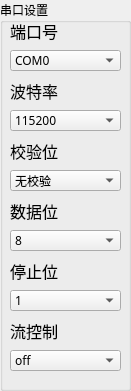
   <widget class="QGroupBox" name="PortSettingsGB">
    <property name="geometry">
     <rect>
      <x>0</x>
      <y>0</y>
      <width>131</width>
      <height>391</height>
     </rect>
    </property>
    <property name="font">
     <font>
      <family>微软雅黑</family>
     </font>
    </property>
    <property name="title">
     <string>串口设置</string>
    </property>
    <widget class="QComboBox" name="FlowCtrlCB">
     <property name="geometry">
      <rect>
       <x>10</x>
       <y>350</y>
       <width>111</width>
       <height>21</height>
      </rect>
     </property>
     <property name="statusTip">
      <string>Select flowctrl</string>
     </property>
     <item>
      <property name="text">
       <string>off</string>
      </property>
     </item>
     <item>
      <property name="text">
       <string>hardware</string>
      </property>
     </item>
     <item>
      <property name="text">
       <string>xonxoff</string>
      </property>
     </item>
    </widget>
    <widget class="QLabel" name="FlowCtrlLabel">
     <property name="geometry">
      <rect>
       <x>10</x>
       <y>320</y>
       <width>54</width>
       <height>21</height>
      </rect>
     </property>
     <property name="font">
      <font>
       <family>微软雅黑</family>
       <pointsize>12</pointsize>
      </font>
     </property>
     <property name="text">
      <string>流控制</string>
     </property>
    </widget>
    <widget class="QLabel" name="StopBitsLabel">
     <property name="geometry">
      <rect>
       <x>10</x>
       <y>260</y>
       <width>54</width>
       <height>21</height>
      </rect>
     </property>
     <property name="font">
      <font>
       <family>微软雅黑</family>
       <pointsize>12</pointsize>
      </font>
     </property>
     <property name="text">
      <string>停止位</string>
     </property>
    </widget>
    <widget class="QComboBox" name="DataBitsCB">
     <property name="geometry">
      <rect>
       <x>10</x>
       <y>230</y>
       <width>111</width>
       <height>21</height>
      </rect>
     </property>
     <property name="statusTip">
      <string>Select databits</string>
     </property>
     <item>
      <property name="text">
       <string>8</string>
      </property>
     </item>
     <item>
      <property name="text">
       <string>7</string>
      </property>
     </item>
     <item>
      <property name="text">
       <string>6</string>
      </property>
     </item>
     <item>
      <property name="text">
       <string>5</string>
      </property>
     </item>
    </widget>
    <widget class="QComboBox" name="StopBitsCB">
     <property name="geometry">
      <rect>
       <x>10</x>
       <y>290</y>
       <width>111</width>
       <height>21</height>
      </rect>
     </property>
     <property name="statusTip">
      <string>Select stopbits</string>
     </property>
     <item>
      <property name="text">
       <string>1</string>
      </property>
     </item>
     <item>
      <property name="text">
       <string>1.5</string>
      </property>
     </item>
     <item>
      <property name="text">
       <string>2</string>
      </property>
     </item>
    </widget>
    <widget class="QLabel" name="DataBitsLabel">
     <property name="geometry">
      <rect>
       <x>10</x>
       <y>200</y>
       <width>54</width>
       <height>21</height>
      </rect>
     </property>
     <property name="font">
      <font>
       <family>微软雅黑</family>
       <pointsize>12</pointsize>
      </font>
     </property>
     <property name="text">
      <string>数据位</string>
     </property>
    </widget>
    <widget class="QLabel" name="ParityLabel">
     <property name="geometry">
      <rect>
       <x>10</x>
       <y>140</y>
       <width>54</width>
       <height>21</height>
      </rect>
     </property>
     <property name="font">
      <font>
       <family>微软雅黑</family>
       <pointsize>12</pointsize>
      </font>
     </property>
     <property name="text">
      <string>校验位</string>
     </property>
    </widget>
    <widget class="QComboBox" name="ParityCB">
     <property name="geometry">
      <rect>
       <x>10</x>
       <y>170</y>
       <width>111</width>
       <height>21</height>
      </rect>
     </property>
     <property name="statusTip">
      <string>Select parity</string>
     </property>
     <item>
      <property name="text">
       <string>无校验</string>
      </property>
     </item>
     <item>
      <property name="text">
       <string>奇校验</string>
      </property>
     </item>
     <item>
      <property name="text">
       <string>偶校验</string>
      </property>
     </item>
    </widget>
    <widget class="QComboBox" name="BAUDCB">
     <property name="geometry">
      <rect>
       <x>10</x>
       <y>110</y>
       <width>111</width>
       <height>21</height>
      </rect>
     </property>
     <property name="statusTip">
      <string>Select baudrate</string>
     </property>
     <item>
      <property name="text">
       <string>115200</string>
      </property>
     </item>
     <item>
      <property name="text">
       <string>57600</string>
      </property>
     </item>
     <item>
      <property name="text">
       <string>38400</string>
      </property>
     </item>
     <item>
      <property name="text">
       <string>19200</string>
      </property>
     </item>
     <item>
      <property name="text">
       <string>9600</string>
      </property>
     </item>
     <item>
      <property name="text">
       <string>4800</string>
      </property>
     </item>
     <item>
      <property name="text">
       <string>2400</string>
      </property>
     </item>
     <item>
      <property name="text">
       <string>1200</string>
      </property>
     </item>
    </widget>
    <widget class="QLabel" name="BaudLabel">
     <property name="geometry">
      <rect>
       <x>10</x>
       <y>80</y>
       <width>54</width>
       <height>21</height>
      </rect>
     </property>
     <property name="font">
      <font>
       <family>微软雅黑</family>
       <pointsize>12</pointsize>
      </font>
     </property>
     <property name="text">
      <string>波特率</string>
     </property>
    </widget>
    <widget class="QLabel" name="COMLabel">
     <property name="geometry">
      <rect>
       <x>10</x>
       <y>20</y>
       <width>54</width>
       <height>21</height>
      </rect>
     </property>
     <property name="font">
      <font>
       <family>微软雅黑</family>
       <pointsize>12</pointsize>
      </font>
     </property>
     <property name="text">
      <string>端口号</string>
     </property>
    </widget>
    <widget class="QComboBox" name="COMCB">
     <property name="geometry">
      <rect>
       <x>10</x>
       <y>50</y>
       <width>111</width>
       <height>21</height>
      </rect>
     </property>
     <property name="statusTip">
      <string>Select port </string>
     </property>
     <item>
      <property name="text">
       <string>COM0</string>
      </property>
     </item>
     <item>
      <property name="text">
       <string>COM1</string>
      </property>
     </item>
     <item>
      <property name="text">
       <string>COM2</string>
      </property>
     </item>
     <item>
      <property name="text">
       <string>COM3</string>
      </property>
     </item>
     <item>
      <property name="text">
       <string>COM4</string>
      </property>
     </item>
     <item>
      <property name="text">
       <string>COM5</string>
      </property>
     </item>
     <item>
      <property name="text">
       <string>COM6</string>
      </property>
     </item>
     <item>
      <property name="text">
       <string>COM7</string>
      </property>
     </item>
     <item>
      <property name="text">
       <string>COM8</string>
      </property>
     </item>
     <item>
      <property name="text">
       <string>COM9</string>
      </property>
     </item>
     <item>
      <property name="text">
       <string>COM10</string>
      </property>
     </item>
     <item>
      <property name="text">
       <string>COM11</string>
      </property>
     </item>
     <item>
      <property name="text">
       <string>COM12</string>
      </property>
     </item>
     <item>
      <property name="text">
       <string>COM13</string>
      </property>
     </item>
     <item>
      <property name="text">
       <string>COM14</string>
      </property>
     </item>
     <item>
      <property name="text">
       <string>COM15</string>
      </property>
     </item>
     <item>
      <property name="text">
       <string>COM16</string>
      </property>
     </item>
     <item>
      <property name="text">
       <string>COM17</string>
      </property>
     </item>
     <item>
      <property name="text">
       <string>COM18</string>
      </property>
     </item>
     <item>
      <property name="text">
       <string>COM19</string>
      </property>
     </item>
     <item>
      <property name="text">
       <string>COM20</string>
      </property>
     </item>
     <item>
      <property name="text">
       <string>COM21</string>
      </property>
     </item>
     <item>
      <property name="text">
       <string>COM22</string>
      </property>
     </item>
     <item>
      <property name="text">
       <string>COM23</string>
      </property>
     </item>
     <item>
      <property name="text">
       <string>COM24</string>
      </property>
     </item>
     <item>
      <property name="text">
       <string>COM25</string>
      </property>
     </item>
     <item>
      <property name="text">
       <string>COM26</string>
      </property>
     </item>
     <item>
      <property name="text">
       <string>COM27</string>
      </property>
     </item>
     <item>
      <property name="text">
       <string>COM28</string>
      </property>
     </item>
     <item>
      <property name="text">
       <string>COM29</string>
      </property>
     </item>
     <item>
      <property name="text">
       <string>COM30</string>
      </property>
     </item>
     <item>
      <property name="text">
       <string>COM31</string>
      </property>
     </item>
     <item>
      <property name="text">
       <string>COM32</string>
      </property>
     </item>
     <item>
      <property name="text">
       <string>COM33</string>
      </property>
     </item>
     <item>
      <property name="text">
       <string>COM34</string>
      </property>
     </item>
     <item>
      <property name="text">
       <string>COM35</string>
      </property>
     </item>
     <item>
      <property name="text">
       <string>COM36</string>
      </property>
     </item>
     <item>
      <property name="text">
       <string>COM37</string>
      </property>
     </item>
     <item>
      <property name="text">
       <string>COM38</string>
      </property>
     </item>
     <item>
      <property name="text">
       <string>COM39</string>
      </property>
     </item>
     <item>
      <property name="text">
       <string>COM40</string>
      </property>
     </item>
     <item>
      <property name="text">
       <string>COM41</string>
      </property>
     </item>
     <item>
      <property name="text">
       <string>COM42</string>
      </property>
     </item>
     <item>
      <property name="text">
       <string>COM43</string>
      </property>
     </item>
     <item>
      <property name="text">
       <string>COM44</string>
      </property>
     </item>
     <item>
      <property name="text">
       <string>COM45</string>
      </property>
     </item>
     <item>
      <property name="text">
       <string>COM46</string>
      </property>
     </item>
     <item>
      <property name="text">
       <string>COM47</string>
      </property>
     </item>
     <item>
      <property name="text">
       <string>COM48</string>
      </property>
     </item>
     <item>
      <property name="text">
       <string>COM49</string>
      </property>
     </item>
     <item>
      <property name="text">
       <string>COM50</string>
      </property>
     </item>
     <item>
      <property name="text">
       <string>COM51</string>
      </property>
     </item>
     <item>
      <property name="text">
       <string>COM52</string>
      </property>
     </item>
     <item>
      <property name="text">
       <string>COM53</string>
      </property>
     </item>
     <item>
      <property name="text">
       <string>COM54</string>
      </property>
     </item>
     <item>
      <property name="text">
       <string>COM55</string>
      </property>
     </item>
     <item>
      <property name="text">
       <string>COM56</string>
      </property>
     </item>
     <item>
      <property name="text">
       <string>COM57</string>
      </property>
     </item>
     <item>
      <property name="text">
       <string>COM58</string>
      </property>
     </item>
     <item>
      <property name="text">
       <string>COM59</string>
      </property>
     </item>
     <item>
      <property name="text">
       <string>COM60</string>
      </property>
     </item>
     <item>
      <property name="text">
       <string>COM61</string>
      </property>
     </item>
     <item>
      <property name="text">
       <string>COM62</string>
      </property>
     </item>
     <item>
      <property name="text">
       <string>COM63</string>
      </property>
     </item>
     <item>
      <property name="text">
       <string>COM64</string>
      </property>
     </item>
     <item>
      <property name="text">
       <string>COM65</string>
      </property>
     </item>
     <item>
      <property name="text">
       <string>COM66</string>
      </property>
     </item>
     <item>
      <property name="text">
       <string>COM67</string>
      </property>
     </item>
     <item>
      <property name="text">
       <string>COM68</string>
      </property>
     </item>
     <item>
      <property name="text">
       <string>COM69</string>
      </property>
     </item>
     <item>
      <property name="text">
       <string>COM70</string>
      </property>
     </item>
     <item>
      <property name="text">
       <string>COM71</string>
      </property>
     </item>
     <item>
      <property name="text">
       <string>COM72</string>
      </property>
     </item>
     <item>
      <property name="text">
       <string>COM73</string>
      </property>
     </item>
     <item>
      <property name="text">
       <string>COM74</string>
      </property>
     </item>
     <item>
      <property name="text">
       <string>COM75</string>
      </property>
     </item>
     <item>
      <property name="text">
       <string>COM76</string>
      </property>
     </item>
     <item>
      <property name="text">
       <string>COM77</string>
      </property>
     </item>
     <item>
      <property name="text">
       <string>COM78</string>
      </property>
     </item>
     <item>
      <property name="text">
       <string>COM79</string>
      </property>
     </item>
     <item>
      <property name="text">
       <string>COM80</string>
      </property>
     </item>
     <item>
      <property name="text">
       <string>COM81</string>
      </property>
     </item>
     <item>
      <property name="text">
       <string>COM82</string>
      </property>
     </item>
     <item>
      <property name="text">
       <string>COM83</string>
      </property>
     </item>
     <item>
      <property name="text">
       <string>COM84</string>
      </property>
     </item>
     <item>
      <property name="text">
       <string>COM85</string>
      </property>
     </item>
     <item>
      <property name="text">
       <string>COM86</string>
      </property>
     </item>
     <item>
      <property name="text">
       <string>COM87</string>
      </property>
     </item>
     <item>
      <property name="text">
       <string>COM88</string>
      </property>
     </item>
     <item>
      <property name="text">
       <string>COM89</string>
      </property>
     </item>
     <item>
      <property name="text">
       <string>COM90</string>
      </property>
     </item>
     <item>
      <property name="text">
       <string>COM91</string>
      </property>
     </item>
     <item>
      <property name="text">
       <string>COM92</string>
      </property>
     </item>
     <item>
      <property name="text">
       <string>COM93</string>
      </property>
     </item>
     <item>
      <property name="text">
       <string>COM93</string>
      </property>
     </item>
     <item>
      <property name="text">
       <string>COM95</string>
      </property>
     </item>
     <item>
      <property name="text">
       <string>COM96</string>
      </property>
     </item>
     <item>
      <property name="text">
       <string>COM97</string>
      </property>
     </item>
     <item>
      <property name="text">
       <string>COM98</string>
      </property>
     </item>
     <item>
      <property name="text">
       <string>COM99</string>
      </property>
     </item>
     <item>
      <property name="text">
       <string>COM100</string>
      </property>
     </item>
     <item>
      <property name="text">
       <string>COM101</string>
      </property>
     </item>
     <item>
      <property name="text">
       <string>COM102</string>
      </property>
     </item>
     <item>
      <property name="text">
       <string>COM103</string>
      </property>
     </item>
     <item>
      <property name="text">
       <string>COM104</string>
      </property>
     </item>
     <item>
      <property name="text">
       <string>COM105</string>
      </property>
     </item>
     <item>
      <property name="text">
       <string>COM106</string>
      </property>
     </item>
     <item>
      <property name="text">
       <string>COM107</string>
      </property>
     </item>
     <item>
      <property name="text">
       <string>COM108</string>
      </property>
     </item>
     <item>
      <property name="text">
       <string>COM109</string>
      </property>
     </item>
     <item>
      <property name="text">
       <string>COM110</string>
      </property>
     </item>
     <item>
      <property name="text">
       <string>COM111</string>
      </property>
     </item>
     <item>
      <property name="text">
       <string>COM112</string>
      </property>
     </item>
     <item>
      <property name="text">
       <string>COM113</string>
      </property>
     </item>
     <item>
      <property name="text">
       <string>COM114</string>
      </property>
     </item>
     <item>
      <property name="text">
       <string>COM115</string>
      </property>
     </item>
     <item>
      <property name="text">
       <string>COM116</string>
      </property>
     </item>
     <item>
      <property name="text">
       <string>COM116</string>
      </property>
     </item>
     <item>
      <property name="text">
       <string>COM117</string>
      </property>
     </item>
     <item>
      <property name="text">
       <string>COM118</string>
      </property>
     </item>
     <item>
      <property name="text">
       <string>COM119</string>
      </property>
     </item>
     <item>
      <property name="text">
       <string>COM120</string>
      </property>
     </item>
     <item>
      <property name="text">
       <string>COM121</string>
      </property>
     </item>
     <item>
      <property name="text">
       <string>COM122</string>
      </property>
     </item>
     <item>
      <property name="text">
       <string>COM123</string>
      </property>
     </item>
     <item>
      <property name="text">
       <string>COM124</string>
      </property>
     </item>
     <item>
      <property name="text">
       <string>COM125</string>
      </property>
     </item>
     <item>
      <property name="text">
       <string>COM126</string>
      </property>
     </item>
     <item>
      <property name="text">
       <string>COM127</string>
      </property>
     </item>
     <item>
      <property name="text">
       <string>COM128</string>
      </property>
     </item>
     <item>
      <property name="text">
       <string>COM129</string>
      </property>
     </item>
     <item>
      <property name="text">
       <string>COM130</string>
      </property>
     </item>
     <item>
      <property name="text">
       <string>COM131</string>
      </property>
     </item>
     <item>
      <property name="text">
       <string>COM132</string>
      </property>
     </item>
     <item>
      <property name="text">
       <string>COM133</string>
      </property>
     </item>
     <item>
      <property name="text">
       <string>COM134</string>
      </property>
     </item>
     <item>
      <property name="text">
       <string>COM135</string>
      </property>
     </item>
     <item>
      <property name="text">
       <string>COM136</string>
      </property>
     </item>
     <item>
      <property name="text">
       <string>COM137</string>
      </property>
     </item>
     <item>
      <property name="text">
       <string>COM138</string>
      </property>
     </item>
     <item>
      <property name="text">
       <string>COM139</string>
      </property>
     </item>
     <item>
      <property name="text">
       <string>COM140</string>
      </property>
     </item>
     <item>
      <property name="text">
       <string>COM141</string>
      </property>
     </item>
     <item>
      <property name="text">
       <string>COM142</string>
      </property>
     </item>
     <item>
      <property name="text">
       <string>COM143</string>
      </property>
     </item>
     <item>
      <property name="text">
       <string>COM144</string>
      </property>
     </item>
     <item>
      <property name="text">
       <string>COM145</string>
      </property>
     </item>
     <item>
      <property name="text">
       <string>COM146</string>
      </property>
     </item>
     <item>
      <property name="text">
       <string>COM147</string>
      </property>
     </item>
     <item>
      <property name="text">
       <string>COM148</string>
      </property>
     </item>
     <item>
      <property name="text">
       <string>COM149</string>
      </property>
     </item>
     <item>
      <property name="text">
       <string>COM150</string>
      </property>
     </item>
     <item>
      <property name="text">
       <string>COM151</string>
      </property>
     </item>
     <item>
      <property name="text">
       <string>COM152</string>
      </property>
     </item>
     <item>
      <property name="text">
       <string>COM153</string>
      </property>
     </item>
     <item>
      <property name="text">
       <string>COM154</string>
      </property>
     </item>
     <item>
      <property name="text">
       <string>COM155</string>
      </property>
     </item>
     <item>
      <property name="text">
       <string>COM156</string>
      </property>
     </item>
     <item>
      <property name="text">
       <string>COM157</string>
      </property>
     </item>
     <item>
      <property name="text">
       <string>COM158</string>
      </property>
     </item>
     <item>
      <property name="text">
       <string>COM159</string>
      </property>
     </item>
     <item>
      <property name="text">
       <string>COM160</string>
      </property>
     </item>
     <item>
      <property name="text">
       <string>COM161</string>
      </property>
     </item>
     <item>
      <property name="text">
       <string>COM162</string>
      </property>
     </item>
     <item>
      <property name="text">
       <string>COM163</string>
      </property>
     </item>
     <item>
      <property name="text">
       <string>COM164</string>
      </property>
     </item>
     <item>
      <property name="text">
       <string>COM165</string>
      </property>
     </item>
     <item>
      <property name="text">
       <string>COM166</string>
      </property>
     </item>
     <item>
      <property name="text">
       <string>COM167</string>
      </property>
     </item>
     <item>
      <property name="text">
       <string>COM168</string>
      </property>
     </item>
     <item>
      <property name="text">
       <string>COM169</string>
      </property>
     </item>
     <item>
      <property name="text">
       <string>COM170</string>
      </property>
     </item>
     <item>
      <property name="text">
       <string>COM171</string>
      </property>
     </item>
     <item>
      <property name="text">
       <string>COM172</string>
      </property>
     </item>
     <item>
      <property name="text">
       <string>COM173</string>
      </property>
     </item>
     <item>
      <property name="text">
       <string>COM174</string>
      </property>
     </item>
     <item>
      <property name="text">
       <string>COM175</string>
      </property>
     </item>
     <item>
      <property name="text">
       <string>COM176</string>
      </property>
     </item>
     <item>
      <property name="text">
       <string>COM177</string>
      </property>
     </item>
     <item>
      <property name="text">
       <string>COM178</string>
      </property>
     </item>
     <item>
      <property name="text">
       <string>COM179</string>
      </property>
     </item>
     <item>
      <property name="text">
       <string>COM180</string>
      </property>
     </item>
     <item>
      <property name="text">
       <string>COM181</string>
      </property>
     </item>
     <item>
      <property name="text">
       <string>COM182</string>
      </property>
     </item>
     <item>
      <property name="text">
       <string>COM183</string>
      </property>
     </item>
     <item>
      <property name="text">
       <string>COM185</string>
      </property>
     </item>
     <item>
      <property name="text">
       <string>COM186</string>
      </property>
     </item>
     <item>
      <property name="text">
       <string>COM187</string>
      </property>
     </item>
     <item>
      <property name="text">
       <string>COM189</string>
      </property>
     </item>
     <item>
      <property name="text">
       <string>COM190</string>
      </property>
     </item>
     <item>
      <property name="text">
       <string>COM191</string>
      </property>
     </item>
     <item>
      <property name="text">
       <string>COM192</string>
      </property>
     </item>
     <item>
      <property name="text">
       <string>COM193</string>
      </property>
     </item>
     <item>
      <property name="text">
       <string>COM194</string>
      </property>
     </item>
     <item>
      <property name="text">
       <string>COM195</string>
      </property>
     </item>
     <item>
      <property name="text">
       <string>COM196</string>
      </property>
     </item>
     <item>
      <property name="text">
       <string>COM197</string>
      </property>
     </item>
     <item>
      <property name="text">
       <string>COM198</string>
      </property>
     </item>
     <item>
      <property name="text">
       <string>COM199</string>
      </property>
     </item>
     <item>
      <property name="text">
       <string>COM200</string>
      </property>
     </item>
     <item>
      <property name="text">
       <string>COM201</string>
      </property>
     </item>
     <item>
      <property name="text">
       <string>COM202</string>
      </property>
     </item>
     <item>
      <property name="text">
       <string>COM203</string>
      </property>
     </item>
     <item>
      <property name="text">
       <string>COM204</string>
      </property>
     </item>
     <item>
      <property name="text">
       <string>COM205</string>
      </property>
     </item>
     <item>
      <property name="text">
       <string>COM206</string>
      </property>
     </item>
     <item>
      <property name="text">
       <string>COM207</string>
      </property>
     </item>
     <item>
      <property name="text">
       <string>COM208</string>
      </property>
     </item>
     <item>
      <property name="text">
       <string>COM209</string>
      </property>
     </item>
     <item>
      <property name="text">
       <string>COM210</string>
      </property>
     </item>
     <item>
      <property name="text">
       <string>COM211</string>
      </property>
     </item>
     <item>
      <property name="text">
       <string>COM212</string>
      </property>
     </item>
     <item>
      <property name="text">
       <string>COM213</string>
      </property>
     </item>
     <item>
      <property name="text">
       <string>COM214</string>
      </property>
     </item>
     <item>
      <property name="text">
       <string>COM215</string>
      </property>
     </item>
     <item>
      <property name="text">
       <string>COM216</string>
      </property>
     </item>
     <item>
      <property name="text">
       <string>COM217</string>
      </property>
     </item>
     <item>
      <property name="text">
       <string>COM218</string>
      </property>
     </item>
     <item>
      <property name="text">
       <string>COM219</string>
      </property>
     </item>
     <item>
      <property name="text">
       <string>COM220</string>
      </property>
     </item>
     <item>
      <property name="text">
       <string>COM221</string>
      </property>
     </item>
     <item>
      <property name="text">
       <string>COM222</string>
      </property>
     </item>
     <item>
      <property name="text">
       <string>COM223</string>
      </property>
     </item>
     <item>
      <property name="text">
       <string>COM224</string>
      </property>
     </item>
     <item>
      <property name="text">
       <string>COM225</string>
      </property>
     </item>
     <item>
      <property name="text">
       <string>COM226</string>
      </property>
     </item>
     <item>
      <property name="text">
       <string>COM227</string>
      </property>
     </item>
     <item>
      <property name="text">
       <string>COM228</string>
      </property>
     </item>
     <item>
      <property name="text">
       <string>COM229</string>
      </property>
     </item>
     <item>
      <property name="text">
       <string>COM230</string>
      </property>
     </item>
     <item>
      <property name="text">
       <string>COM231</string>
      </property>
     </item>
     <item>
      <property name="text">
       <string>COM232</string>
      </property>
     </item>
     <item>
      <property name="text">
       <string>COM233</string>
      </property>
     </item>
     <item>
      <property name="text">
       <string>COM234</string>
      </property>
     </item>
     <item>
      <property name="text">
       <string>COM235</string>
      </property>
     </item>
     <item>
      <property name="text">
       <string>COM236</string>
      </property>
     </item>
     <item>
      <property name="text">
       <string>COM237</string>
      </property>
     </item>
     <item>
      <property name="text">
       <string>COM238</string>
      </property>
     </item>
     <item>
      <property name="text">
       <string>COM239</string>
      </property>
     </item>
     <item>
      <property name="text">
       <string>COM240</string>
      </property>
     </item>
     <item>
      <property name="text">
       <string>COM241</string>
      </property>
     </item>
     <item>
      <property name="text">
       <string>COM242</string>
      </property>
     </item>
     <item>
      <property name="text">
       <string>COM243</string>
      </property>
     </item>
     <item>
      <property name="text">
       <string>COM244</string>
      </property>
     </item>
     <item>
      <property name="text">
       <string>COM245</string>
      </property>
     </item>
     <item>
      <property name="text">
       <string>COM246</string>
      </property>
     </item>
     <item>
      <property name="text">
       <string>COM247</string>
      </property>
     </item>
     <item>
      <property name="text">
       <string>COM248</string>
      </property>
     </item>
     <item>
      <property name="text">
       <string>COM249</string>
      </property>
     </item>
     <item>
      <property name="text">
       <string>COM250</string>
      </property>
     </item>
     <item>
      <property name="text">
       <string>COM251</string>
      </property>
     </item>
     <item>
      <property name="text">
       <string>COM252</string>
      </property>
     </item>
     <item>
      <property name="text">
       <string>COM253</string>
      </property>
     </item>
     <item>
      <property name="text">
       <string>COM254</string>
      </property>
     </item>
     <item>
      <property name="text">
       <string>COM255</string>
      </property>
     </item>
    </widget>
   </widget>
